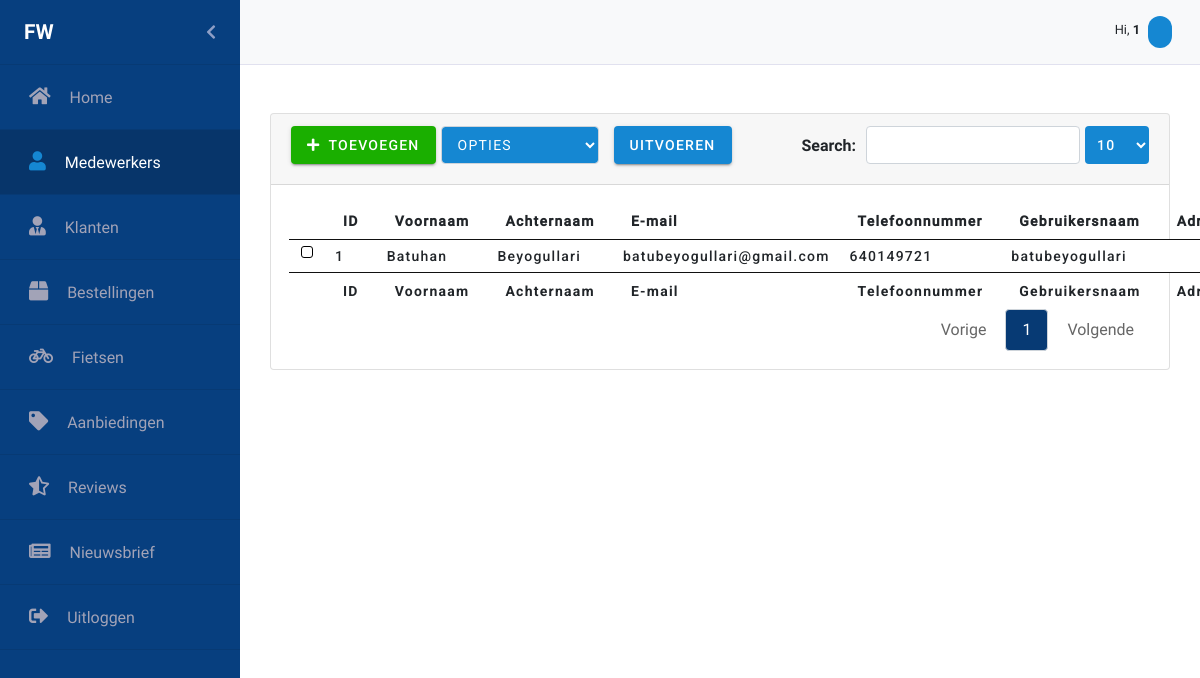
The page /medewerkers.php on the database its author committed.
### tables this page shows
CREATE TABLE `employees` (
  `id` int(11) NOT NULL,
  `username` varchar(50) NOT NULL,
  `first_name` varchar(30) NOT NULL,
  `last_name` varchar(30) NOT NULL,
  `adress` varchar(60) NOT NULL,
  `city` varchar(45) NOT NULL,
  `zip_code` varchar(6) NOT NULL,
  `email` varchar(60) NOT NULL,
  `email_verified` tinyint(1) NOT NULL,
  `phone` int(11) NOT NULL,
  `password` varchar(255) NOT NULL,
  `invite_code` varchar(40) NOT NULL,
  `register_date` datetime NOT NULL,
  `remember_me` varchar(80) NOT NULL,
  `last_login` datetime NOT NULL
);

### medewerkers.php (the view, shortened to what this page needs)
<?php
require_once("Controllers/dbconnect.php");
$records = $con->query("SELECT * FROM employees");
?>
<html lang="en">
<head>
    <link rel="stylesheet" href="https://stackpath.bootstrapcdn.com/bootstrap/4.3.1/css/bootstrap.min.css"
>
    <link rel="stylesheet" href="https://use.fontawesome.com/releases/v5.8.2/css/all.css"
          type='text/css' media='all'>
    <link href="css/Material/material-components-web.min.css" rel="stylesheet">
    <link rel="stylesheet" href="scss/backend.css">
    <link rel="stylesheet" type="text/css" href="css/Datatable/select.dataTables.min.css">
    <link rel="stylesheet" type="text/css" href="css/Datatable/datatables.min.css"/>
    <link rel="stylesheet" type="text/css" href="css/Animate/animate.css">
</head>
<body>
<div id="wrapper" class="toggled">
    <div id="sidebar-wrapper" class="sidebarAnimation">
        <ul class="sidebarUl">
            <div class="sidebarProfilePicture pl-4 pr-4" id="sidebarProfilePicture">
                <span class="logo sidebarUsername">FW</span>
                <a href="#menu-toggle" id="menu-toggle" class="aSidebarChevron float-right">
                    <i class="fas fa-chevron-left" id="chevron"></i>
                </a>
            </div>
            <li class="sidebarLi">
                <a class="accordion-toggle collapsed toggle-switch" href="index.php">
                    <div class="sidebarData">
                        <span class="sidebar-icon"><i class="fas fa-home iconwidth"></i></span>
                        <span class="pr-15"></span>
                        <span class="sidebar-title">Home</span>
                    </div>
                </a>
            </li>
            <li class="sidebarLi active">
                <a class="accordion-toggle collapsed toggle-switch" href="#">
                    <div class="sidebarData">
                        <span class="sidebar-icon"><i class="fas fa-user iconwidth"></i></span>
                        <span class="pr-15"></span>
                        <span class="sidebar-title">Medewerkers</span>
                    </div>
                </a>
            </li>
            <li class="sidebarLi">
                <a class="accordion-toggle collapsed toggle-switch" href="klanten.php">
                    <div class="sidebarData">
                        <span class="sidebar-icon"><i class="fas fa-user-tie iconwidth"></i></span>
                        <span class="pr-15"></span>
                        <span class="sidebar-title">Klanten</span>
                    </div>
                </a>
            </li>
            <li class="sidebarLi" id="bestellingen" data-toggle="collapse" href="#submenu-2">
                <a class="accordion-toggle collapsed toggle-switch" data-toggle="collapse" href="#submenu-2">
                    <div class="sidebarData">
                        <span class="sidebar-icon"><i class="fa fa-box iconwidth"></i></span>
                        <span class="pr-15"></span>
                        <span class="sidebar-title">Bestellingen</span>
                    </div>
                </a>
            </li>
            <li class="sidebarLi">
                <a class="accordion-toggle collapsed toggle-switch" href="fietsen.php">
                    <div class="sidebarData">
                        <span class="sidebar-icon"><i class="fa fa-bicycle iconwidth"></i></span>
                        <span class="pr-15"></span>
                        <span class="sidebar-title">Fietsen</span>
                    </div>
                </a>
            </li>
            <li class="sidebarLi">
                <a class="accordion-toggle collapsed toggle-switch" href="aanbiedingen.php">
                    <div class="sidebarData">
                        <span class="sidebar-icon"><i class="fas fa-tag iconwidth"></i></span>
                        <span class="pr-15"></span>
                        <span class="sidebar-title">Aanbiedingen</span>
                    </div>
                </a>
            </li>
            <li class="sidebarLi">
                <a class="accordion-toggle collapsed toggle-switch" href="reviews.php">
                    <div class="sidebarData">
                        <span class="sidebar-icon"><i class="fas fa-star-half-alt iconwidth"></i></span>
                        <span class="pr-15"></span>
                        <span class="sidebar-title">Reviews</span>
                    </div>
                </a>
            </li>
            <li class="sidebarLi">
                <a class="accordion-toggle collapsed toggle-switch" href="nieuwsbrief.php">
                    <div class="sidebarData">
                        <span class="sidebar-icon"><i class="fas fa-newspaper iconwidth"></i></span>
                        <span class="pr-15"></span>
                        <span class="sidebar-title">Nieuwsbrief</span>
                    </div>
                </a>
            </li>
            <li class="sidebarLi">
                <a class="accordion-toggle collapsed toggle-switch" href="#">
                    <div class="sidebarData">
                        <span class="sidebar-icon"><i class="fas fa-sign-out-alt iconwidth"></i></span>
                        <span class="pr-15"></span>
                        <span class="sidebar-title">Uitloggen</span>
                    </div>
                </a>
            </li>
        </ul>
    </div>
    <nav class="navbar navbar-light bg-light mr-auto nav" id="nav">
        <div class="mdc-chip-set pl-2 pr-2">
            <div class="hiUser pr-1 pt-2">
                <span class="hiNav">Hi,  <span class="bRoboto" id="usernameNav"><?php echo print_r($_SESSION["first_name"]);?></span></span>
            </div>
            <div class="mdc-chip" tabindex="0">
            </div>
        </div>
    </nav>
    <div class="row gebruikers">
        <div class="card text-black mb-5 mt-5">
            <div class="card-header" id="card-header">
                <button class="foo-button mdc-button mdc-button--raised mdc-ripple-upgraded toevoegen" id="toevoegen"
                        data-toggle="modal" data-target="#toevoegenModal">
                    <i class="fas fa-plus"></i>
                    <span class="mdc-button__label">Toevoegen</span>
                </button>
                <div class="selectDatatable mdc-button__label">
                    <select class="form-control ">
                        <option value="" disabled selected id="opties">Opties</option>
                    </select>
                </div>
                <button class="foo-button mdc-button mdc-button--raised mdc-ripple-upgraded uitvoeren" id="uitvoeren">
                    <span class="mdc-button__label uitvoerenLabel">Uitvoeren</span>
                </button>
            </div>
            <div id="datatable-card" class="card-body-table">
                <table id="medewerkers" class="table-card" style="width:100%">
                    <thead>
                    <tr>
                        <th></th>
                        <th>ID</th>
                        <th>Voornaam</th>
                        <th>Achternaam</th>
                        <th>E-mail</th>
                        <th>Telefoonnummer</th>
                        <th>Gebruikersnaam</th>
                        <th>Adres</th>
                    </tr>
                    </thead>
                    <tbody>
                    <?php
                    while ($row = mysqli_fetch_array($records)) {
                        ?>
                        <tr>
                            <td></td>
                            <td><?php echo $row['id'] ?></td>
                            <td><?php echo $row['first_name'] ?></td>
                            <td><?php echo $row['last_name'] ?></td>
                            <td><?php echo $row['email'] ?></td>
                            <td><?php echo $row['phone'] ?></td>
                            <td><?php echo $row['username'] ?></td>
                            <td><?php echo $row['adress'] ?></td>
                        </tr>
                        <?php
                    }
                    ?>
                    </tbody>
                    <tfoot>
                    <tr>
                        <th></th>
                        <th>ID</th>
                        <th>Voornaam</th>
                        <th>Achternaam</th>
                        <th>E-mail</th>
                        <th>Telefoonnummer</th>
                        <th>Gebruikersnaam</th>
                        <th>Adres</th>
                    </tr>
                    </tfoot>
                </table>
            </div>
        </div>
    </div>
</div>
</body>
</html>

### rows shown on the page
employees: id "1", first_name "Batuhan", last_name "Beyogullari", email "batubeyogullari@gmail.com", phone "640149721", username "batubeyogullari"

### other values the page prints
print_r($_SESSION["first_name"]) "1"
